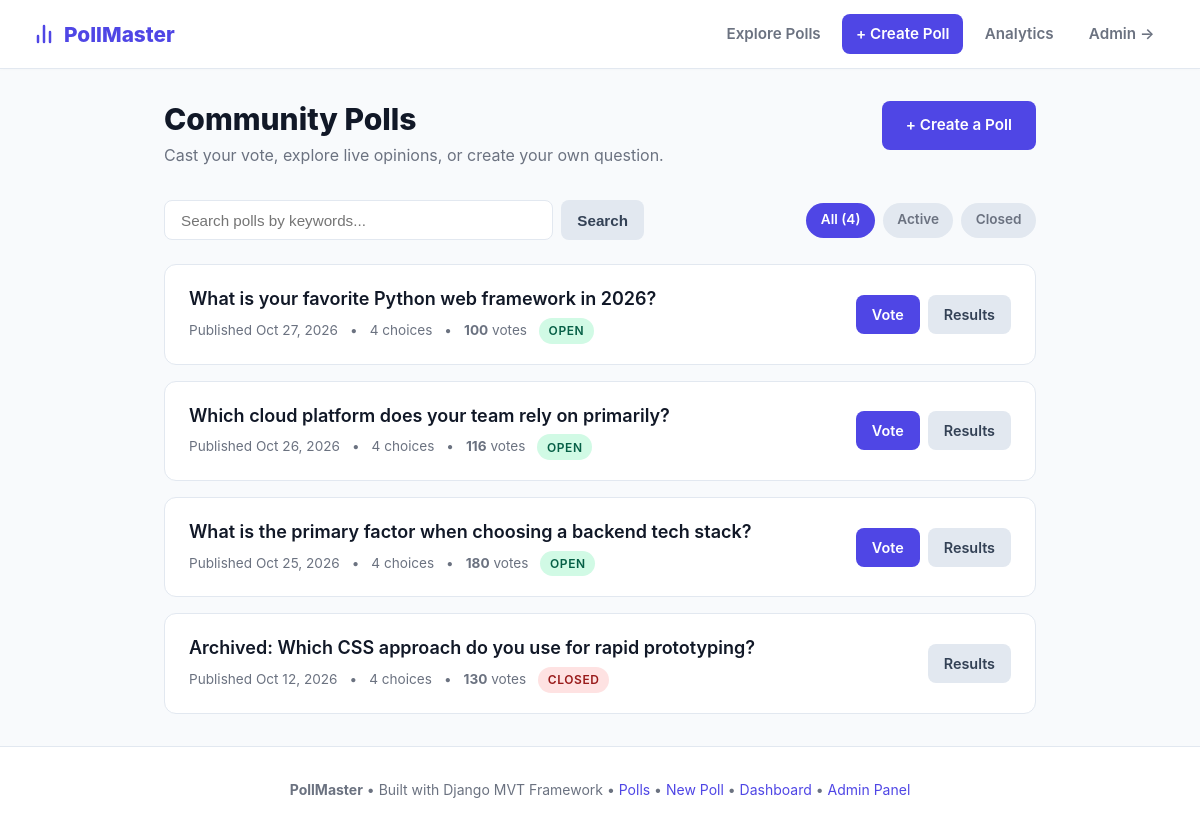
The page /polls/list/ on the database its author committed.
### polls/models.py (models this page shows, shortened)
class Question(models.Model):
    question_text = models.CharField(
        max_length=200,
        verbose_name="Question Text",
        help_text="Enter the question or statement for users to vote on."
    )
    pub_date = models.DateTimeField(
        verbose_name="Date Published",
        default=timezone.now,
        help_text="Date and time when the poll becomes visible to users."
    )
    is_active = models.BooleanField(
        default=True,
        verbose_name="Is Active",
        help_text="Designates whether this poll is currently accepting votes."
    )
    class Meta:
        ordering = ["-pub_date"]
        verbose_name = "Poll Question"
        verbose_name_plural = "Poll Questions"
    @admin.display(
        boolean=True,
        ordering="pub_date",
        description="Published recently?",
    )
    def was_published_recently(self):
        now = timezone.now()
        return now - datetime.timedelta(days=1) <= self.pub_date <= now
    def total_votes(self):
        return sum(choice.votes for choice in self.choices.all())

class Choice(models.Model):
    question = models.ForeignKey(
        Question,
        on_delete=models.CASCADE,
        related_name="choices",
        verbose_name="Poll Question"
    )
    choice_text = models.CharField(
        max_length=200,
        verbose_name="Choice Text"
    )
    votes = models.PositiveIntegerField(
        default=0,
        verbose_name="Vote Count"
    )
    class Meta:
        ordering = ["id"]
        verbose_name = "Choice"
        verbose_name_plural = "Choices"

### polls/views.py (the view)
# urls.py: path("list/", views.IndexView.as_view(), name="list"),
class IndexView(generic.ListView):
    template_name = "polls/index.html"
    context_object_name = "latest_question_list"
    paginate_by = 10
    def get_queryset(self):
        qs = Question.objects.filter(pub_date__lte=timezone.now()).prefetch_related("choices").order_by("-pub_date")
        query = self.request.GET.get("q", "").strip()
        if query:
            qs = qs.filter(question_text__icontains=query)
        status = self.request.GET.get("status", "").strip().lower()
        if status == "active":
            qs = qs.filter(is_active=True)
        elif status == "closed":
            qs = qs.filter(is_active=False)
        return qs
    def get_context_data(self, **kwargs):
        context = super().get_context_data(**kwargs)
        context["search_query"] = self.request.GET.get("q", "")
        context["current_status"] = self.request.GET.get("status", "all")
        context["total_polls_count"] = Question.objects.count()
        return context

### polls/templates/polls/index.html (shortened to what this page needs)
{% extends "polls/base.html" %}
{% block content %}
<div class="page-header" style="display: flex; justify-content: space-between; align-items: flex-start; flex-wrap: wrap; gap: 1rem;">
  <div>
    <h1 class="page-title">Community Polls</h1>
    <p class="page-subtitle">Cast your vote, explore live opinions, or create your own question.</p>
  </div>
  <a href="{% url 'polls:create' %}" class="btn btn-primary">
    + Create a Poll
  </a>
</div>
<div class="filter-bar">
  <form method="get" action="{% url 'polls:index' %}" class="search-form">
    <input
      type="text"
      name="q"
      class="search-input"
      placeholder="Search polls by keywords..."
      value="{{ search_query }}"
    >
    <button type="submit" class="btn btn-secondary" style="padding: 0.65rem 1rem;">Search</button>
  </form>
  <div class="filter-pills">
    <a href="{% url 'polls:index' %}{% if search_query %}?q={{ search_query }}{% endif %}" class="filter-pill {% if current_status == 'all' %}active{% endif %}">
      All ({{ total_polls_count }})
    </a>
    <a href="{% url 'polls:index' %}?status=active{% if search_query %}&q={{ search_query }}{% endif %}" class="filter-pill {% if current_status == 'active' %}active{% endif %}">
      Active
    </a>
    <a href="{% url 'polls:index' %}?status=closed{% if search_query %}&q={{ search_query }}{% endif %}" class="filter-pill {% if current_status == 'closed' %}active{% endif %}">
      Closed
    </a>
  </div>
</div>
{% if latest_question_list %}
  <ul class="poll-list">
    {% for question in latest_question_list %}
      <li class="poll-item">
        <div style="flex: 1; padding-right: 1.5rem;">
          <a href="{% url 'polls:detail' question.id %}" class="poll-item-title">
            {{ question.question_text }}
          </a>
          <div class="poll-meta">
            <span>Published {{ question.pub_date|date:"M d, Y" }}</span>
            <span>&bull;</span>
            <span>{{ question.choices.count }} choices</span>
            <span>&bull;</span>
            <span><strong>{{ question.total_votes }}</strong> vote{{ question.total_votes|pluralize }}</span>
            {% if question.is_active %}
              <span class="badge badge-active">Open</span>
            {% else %}
              <span class="badge badge-closed">Closed</span>
            {% endif %}
          </div>
        </div>
        <div style="display: flex; gap: 0.5rem; align-items: center;">
          {% if question.is_active %}
            <a href="{% url 'polls:detail' question.id %}" class="btn btn-primary" style="padding: 0.5rem 1rem; font-size: 0.9rem;">
              Vote
            </a>
          {% endif %}
          <a href="{% url 'polls:results' question.id %}" class="btn btn-secondary" style="padding: 0.5rem 1rem; font-size: 0.9rem;">
            Results
          </a>
        </div>
      </li>
    {% endfor %}
  </ul>
{% endif %}
{% endblock %}

### polls/static/polls/css/style.css (style rules this page uses)
:root { --primary: #4f46e5; --primary-hover: #4338ca; --primary-light: #eef2ff; --success: #10b981; --danger: #ef4444; --warning: #f59e0b; --text-main: #1f2937; --text-muted: #6b7280; --bg-main: #f8fafc; --card-bg: #ffffff; --border-color: #e2e8f0; --radius: 12px; --shadow: 0 4px 6px -1px rgba(0, 0, 0, 0.05), 0 2px 4px -1px rgba(0, 0, 0, 0.03); --shadow-lg: 0 10px 15px -3px rgba(0, 0, 0, 0.07), 0 4px 6px -2px rgba(0, 0, 0, 0.04); }
* { box-sizing: border-box; margin: 0; padding: 0; }
body { font-family: -apple-system, BlinkMacSystemFont, "Segoe UI", Roboto, Helvetica, Arial, sans-serif; background-color: var(--bg-main); color: var(--text-main); line-height: 1.6; min-height: 100vh; display: flex; flex-direction: column; }
.page-header { margin-bottom: 2rem; }
.page-title { font-size: 1.875rem; font-weight: 800; color: #111827; line-height: 1.25; }
.page-subtitle { color: var(--text-muted); font-size: 1rem; margin-top: 0.25rem; }
.filter-bar { display: flex; justify-content: space-between; align-items: center; gap: 1rem; margin-bottom: 1.5rem; flex-wrap: wrap; }
.search-form { display: flex; gap: 0.5rem; flex: 1; max-width: 480px; }
.search-input { flex: 1; padding: 0.65rem 1rem; border: 1px solid var(--border-color); border-radius: 8px; font-size: 0.95rem; outline: none; background: white; }
.filter-pills { display: flex; gap: 0.5rem; }
.filter-pill { padding: 0.4rem 0.9rem; border-radius: 9999px; font-size: 0.85rem; font-weight: 600; text-decoration: none; color: var(--text-muted); background: #e2e8f0; transition: all 0.2s; }
.filter-pill.active, .filter-pill:hover { background: var(--primary); color: white; }
.poll-list { list-style: none; display: flex; flex-direction: column; gap: 1rem; }
.poll-item { background: var(--card-bg); border: 1px solid var(--border-color); border-radius: var(--radius); padding: 1.25rem 1.5rem; display: flex; justify-content: space-between; align-items: center; transition: transform 0.15s, box-shadow 0.15s, border-color 0.15s; }
.poll-item-title { font-size: 1.125rem; font-weight: 600; color: #111827; text-decoration: none; display: block; margin-bottom: 0.25rem; }
.poll-meta { font-size: 0.85rem; color: var(--text-muted); display: flex; gap: 0.75rem; align-items: center; flex-wrap: wrap; }
.badge { display: inline-block; padding: 0.2rem 0.6rem; font-size: 0.75rem; font-weight: 600; border-radius: 9999px; text-transform: uppercase; letter-spacing: 0.05em; }
.badge-active { background-color: #d1fae5; color: #065f46; }
.badge-closed { background-color: #fee2e2; color: #991b1b; }
.btn { display: inline-flex; align-items: center; justify-content: center; gap: 0.5rem; padding: 0.75rem 1.5rem; border-radius: 8px; font-size: 0.95rem; font-weight: 600; text-decoration: none; cursor: pointer; border: none; transition: background-color 0.2s, transform 0.1s; }
.btn-primary { background: var(--primary); color: white; }
.btn-secondary { background: #e2e8f0; color: #334155; }

### rows shown on the page
Question: question_text "What is your favorite Python web framework in 2026?", pub_date "Oct 27, 2026", choices.count "4", total_votes "100", is_active "OPEN"
Question: question_text "Which cloud platform does your team rely on primarily?", pub_date "Oct 26, 2026", choices.count "4", total_votes "116", is_active "OPEN"
Question: question_text "What is the primary factor when choosing a backend tech stack?", pub_date "Oct 25, 2026", choices.count "4", total_votes "180", is_active "OPEN"
Question: question_text "Archived: Which CSS approach do you use for rapid prototyping?", pub_date "Oct 12, 2026", choices.count "4", total_votes "130", is_active "CLOSED"

### other values the page prints
{{ total_polls_count }} "4"
